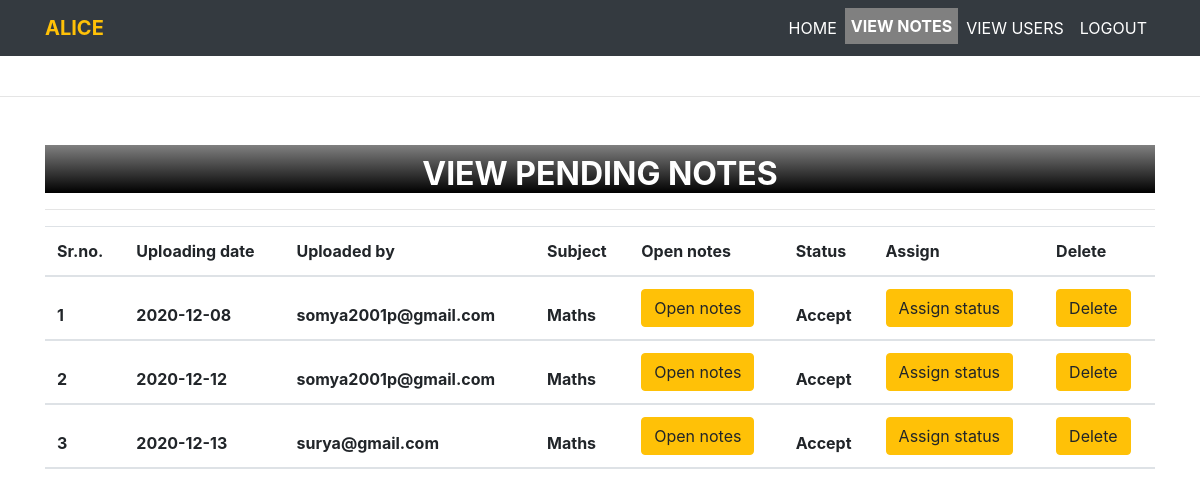
/accepted_notes/ (signed in), run on an earlier commit of the app's database.
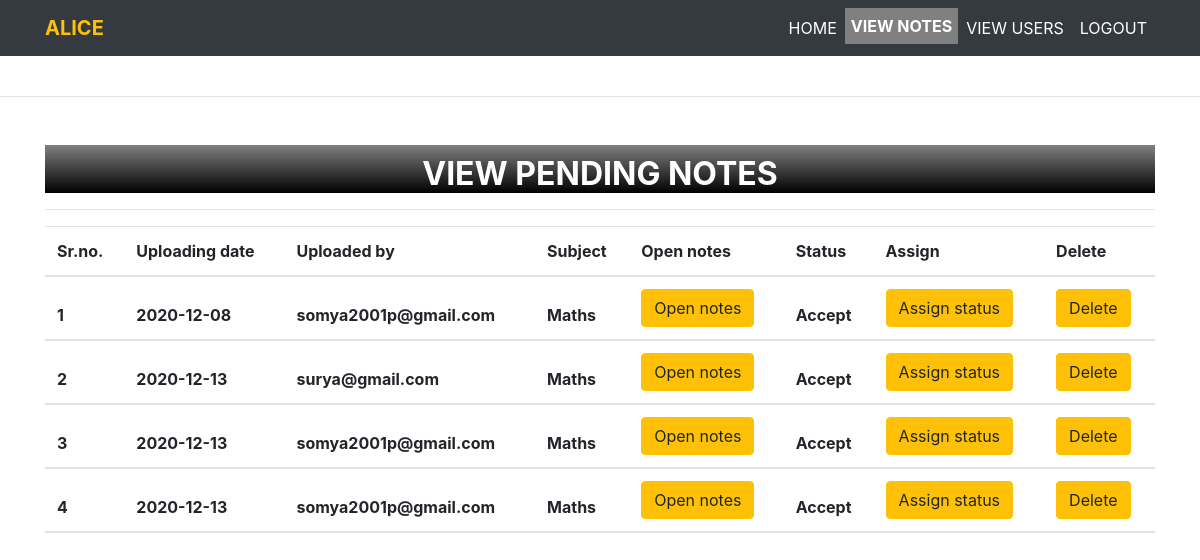
And on a later commit of the database.
### notes/models.py (models this page shows, shortened)
class Notes(models.Model):
    user = models.ForeignKey(User,on_delete=models.CASCADE,null=True)
    uploadingdate = models.CharField(max_length=10,null=True)
    branch = models.CharField(max_length=30,null=True)
    subject = models.CharField(max_length=30,null=True)
    notesfile = models.FileField(null=True)
    filetype = models.CharField(max_length=30,null=True)
    description = models.CharField(max_length=300,null=True)
    status = models.CharField(max_length=30,null=True)

### notes/views.py (the view)
# urls.py: path('accepted_notes/', accepted_notes, name='accepted_notes'),
def accepted_notes(request):
    if not request.user.is_authenticated:
        return redirect('login_admin')
    notes = Notes.objects.filter(status="Accept")
    d = {'notes':notes}
    return render(request, 'accepted_notes.html',d)

### notes/templates/accepted_notes.html (shortened to what this page needs)
{% extends 'admin_nav.html' %}
{% load static %}
{% block body %}
<center>
<div class="container mt-5">
    <h2 class="doabout text-center"></i><b>VIEW PENDING NOTES</b></h2>
    <hr>
    <table class="table table=bordered" id="example">
        <thead>
            <tr>
                <th>Sr.no.</th>
                <th>Uploading date</th>
                <th>Uploaded by</th>
                <th>Subject</th>
                <th>Open notes</th>
                <th>Status</th>
                <th>Assign</th>
                <th>Delete</th>
            </tr>
            {% for i in notes %}
            <tr>
                <th>{{ forloop.counter }}</th>
                <th>{{ i.uploadingdate }}</th>
                <th>{{ i.user.username }}</th>
                <th>{{ i.subject }}</th>
                <th><a href="{{ i.notesfile.url }}" class="btn btn-warning">Open notes</a></th>
                <th>{{ i.status }}</th>
                <th><a href="{% url 'assign_status' i.id %}" class="btn btn-warning" >Assign status</a></th>
                <th><a href="{% url 'delete_mynotes' i.id %}" class="btn btn-warning" onclick="return confirm('Do you really want to delete notes?')">Delete</a></th>
            </tr>
            {% endfor %}
        </thead>
    </table>
</div>
</center>
{% endblock %}

### notes/templates/admin_nav.html (shortened to what this page needs)
<!DOCTYPE html>
<html lang="en">
<head>
    {% load static %}
    <link rel="stylesheet" href="node_modules/bootstrap/dist/css/bootstrap.min.css">
    <link rel="stylesheet" href="https://stackpath.bootstrapcdn.com/bootstrap/4.3.1/css/bootstrap.min.css">
    <link rel="stylesheet" href="https://stackpath.bootstrapcdn.com/font-awesome/4.7.0/css/font-awesome.min.css">
    <link rel="stylesheet" href="{% static 'style.css' %}">
</head>
<body>
    <nav class="navbar navbar-expand-md bg-dark navbar-dark">
        <div class="container">
            <a href="#" class="navbar-brand text-warning font-weight-bold">ALICE</a>
            <div class="collapse navbar-collapse text-center" id="collapsenavbar">
                <ul class="navbar-nav ml-auto">
                    <li class="nav-item">
                        <a href="{% url 'admin_home' %}" class="nav-link text-white">HOME</a>
                    </li>
                    <li><div class="dropdown">
                        <button class="dropbtn">VIEW NOTES</button>
                      </div></li>
                    <li class="nav-item">
                        <a href="{% url 'view_users' %}" class="nav-link text-white">VIEW USERS</a>
                    </li>
                    <li class="nav-item">
                        <a href="{% url 'logout' %}" class="nav-link text-white">LOGOUT</a>
                    </li>
                </ul>
            </div>
        </div>
    </nav><br><hr>
    {% block body %}
    {% endblock %}
</body>
</html>

### notes/static/style.css (style rules this page uses)
.doabout { color:white; background: linear-gradient(grey,black); margin-top:30px; padding-top: 10px; }

### notes/templates/admin_nav.html (style rules this page uses)
.dropbtn { background-color: gray; color: white; padding: 6px; font-size: 16px; border: none; font-weight: bold; }
.dropdown { position: relative; display: inline-block; }

### notes/templates/accepted_notes.html (style rules this page uses)
.doabout { color:white; background: linear-gradient(grey,black); margin-top:30px; padding-top: 10px; }

What changed in the data, as far as the page shows it:
removed Notes: uploadingdate "2020-12-12", user.username "somya2001p@gmail.com", subject "Maths", status "Accept"
added Notes: uploadingdate "2020-12-13", user.username "somya2001p@gmail.com", subject "Maths", status "Accept"
added Notes: uploadingdate "2020-12-13", user.username "somya2001p@gmail.com", subject "Maths", status "Accept"
